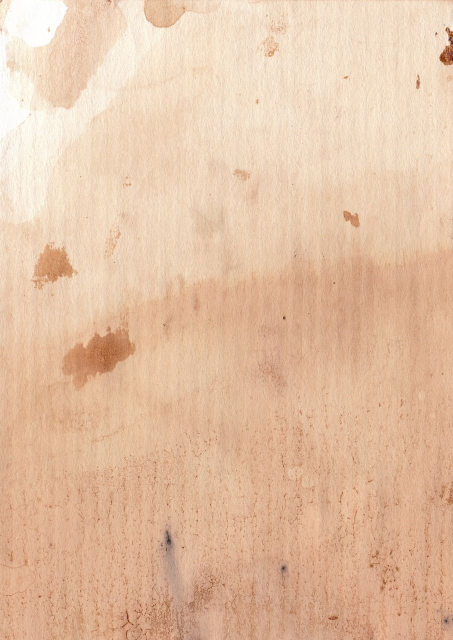
#> input picture images/page.jpg, 905 x 1280 px, found by its file name (shown at 1/2 size)
$ python main.py
#> lines starting #> are read from the running program, lines starting #| are printed output that depends on the picture
from PIL import Image
from os import listdir
import sys
import os
path = "github/textToSymbols/images/"
imagelist = listdir(path)
stone = {}
pgNumber = 1
symbolsUsed = []
print("give text")
text = str(input())
print("give title:")
title = str(input())
os.mkdir(path+title)
for image in imagelist:
    dicValues = image.split(".")
    stone[dicValues[0]] = image

text = text.split(" ")

pageWidth = 450
pageHeight = 650
total_width = pageWidth
max_height = pageHeight

new_im = Image.new('RGB', (total_width, max_height))
#> new_im: PIL image 450x650 RGB; every value is 0

x_offset = 0
y_offset = 0
new_im.paste(Image.open(path+"page.jpg"), (0,0))
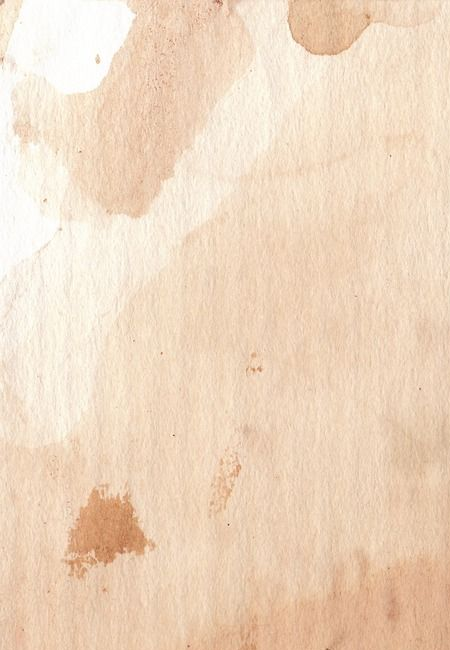
#> new_im: PIL image 450x650 RGB; mean R, G, B 239.3, 215.4, 191.4
for word in text:
#> (the run stopped early here; a loop or call above may not have finished)
